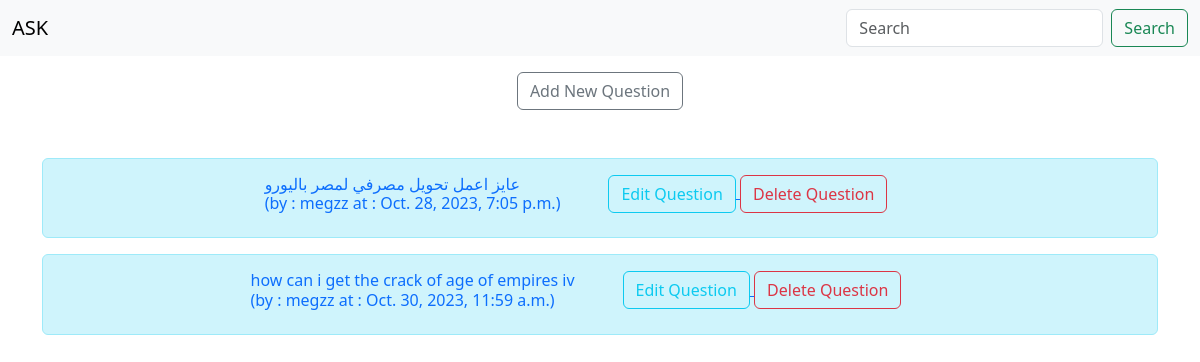
Screenshot of /questions/ with the database file from the repository.
### forum/models.py (models this page shows, shortened)
class Question(models.Model):
    question = models.CharField(max_length=200)
    content = models.TextField(max_length=30000)
    created_at = models.DateTimeField(default=timezone.now)
    tags = TaggableManager()
    author = models.ForeignKey(User, related_name='question_author', on_delete=models.CASCADE)

### forum/views.py (the view)
# urls.py: path('questions/', question_list),
def question_list(request):
    search = Question.objects.all()
    questions = None
    if 'search_name' in request.GET:
        questions = request.GET['search_name']
        if questions:
            search = search.filter(question__icontains=questions)
    return render(request, 'forum/question_list.html', {'questions':search})

### forum/templates/forum/question_list.html (shortened to what this page needs)
{% load django_bootstrap5 %}
<!doctype html>
<html lang="en">
  <head>
    <link href="https://cdn.jsdelivr.net/npm/bootstrap@5.3.2/dist/css/bootstrap.min.css" rel="stylesheet">
  </head>
  <body>
  <nav class="navbar bg-body-tertiary">
  <div class="container-fluid">
    <a class="navbar-brand" href="/questions">ASK</a>
    <form method="get" class="d-flex" role="search">
      <input class="form-control me-2" type="search" placeholder="Search" name="search_name">
      <button class="btn btn-outline-success" type="submit">Search</button>
    </form>
  </div>
  </nav>
<div class="d-flex justify-content-center m-3">
<a href="/questions/question_new"><button type="button" class="btn btn-outline-secondary ">Add New Question</button></a>
</div>
    <div class="container my-5">
        {% for object in questions %}
          <div class="alert alert-info" role="alert">
          <h6 class="d-flex justify-content-center">
          <a class="link-offset-2 link-underline link-underline-opacity-0" href="/questions/{{object.id}}">{{object.question}}
          <br> (by : {{object.author}} at : {{object.created_at}})
          <div class="mx-5">
          <a href="/questions/question_edit/{{object.id}}">
          <button type="button" class="btn btn-outline-info ">Edit Question</button>
          </a>
          <a href="/questions/question_confirm_delete/{{object.id}}">
          <button type="button" class="btn btn-outline-danger ">Delete Question</button>
          </a>
          </div>
          </a>
          </h6>
          </div>
        {% endfor %}
    </div>
  </body>
</html>

### rows the page displays
Question: question "عايز اعمل تحويل مصرفي لمصر باليورو", author "megzz", created_at "Oct. 28, 2023, 7:05 p.m."
Question: question "how can i get the crack of age of empires iv", author "megzz", created_at "Oct. 30, 2023, 11:59 a.m."
